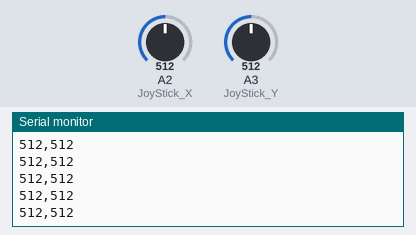
Simulated run of this sketch. Board: Arduino Uno, built with avr-gcc and run on an emulated ATmega328P. On the bench: the last lines printed to the serial monitor. The inputs (shaded band) are chosen by the test bench; at power-on: A2 (JoyStick_X) = 512, A3 (JoyStick_Y) = 512.

Above: at 1.2 s.
1.3 s: A2 (JoyStick_X) set to 716
At 1.31 s:
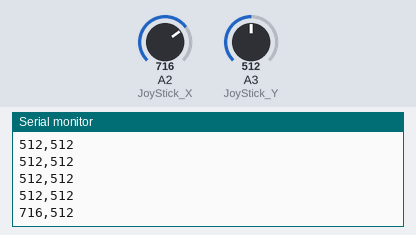
2.8 s: A3 (JoyStick_Y) set to 716
At 2.82 s:
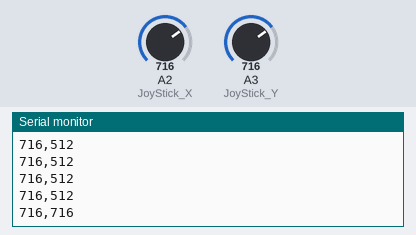
4.3 s: A2 (JoyStick_X) set to 900
At 4.33 s:
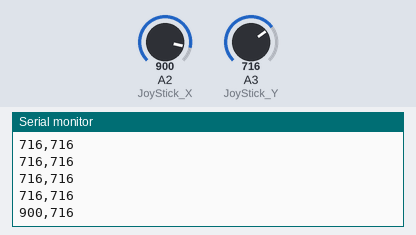
5.8 s: A3 (JoyStick_Y) set to 900
At 5.84 s:
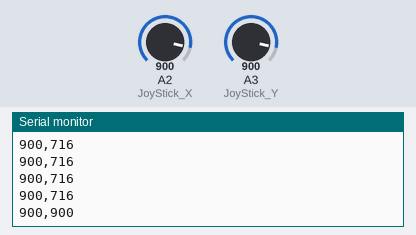
Timing chart, 0 to 8.3 s (numbered marks = the images above; inputs shaded):
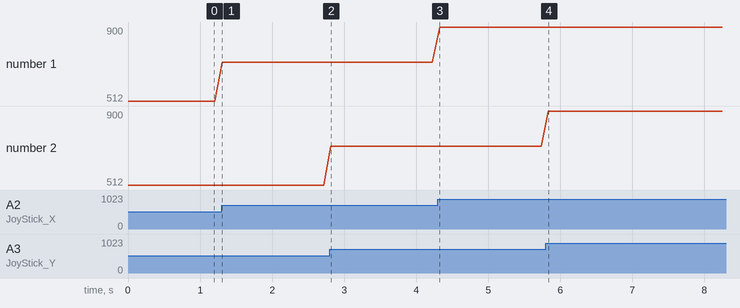

The sketch:

test_joystick.ino
```cpp
int JoyStick_X = 2; //x
int JoyStick_Y = 3; //y
  void setup()
{
  Serial.begin(9600); // 9600 bps
}
void loop()
{
  int x,y;
  x=analogRead(JoyStick_X);
  y=analogRead(JoyStick_Y);
  Serial.print(x ,DEC);
  Serial.print(",");
  Serial.println(y ,DEC);
  delay(100);
}
```

Measured:
- after the input at 1.3 s, the serial monitor: prints a new line at once (image 1)
- after the input at 2.8 s, the serial monitor: prints a new line at once (image 2)
- after the input at 4.3 s, the serial monitor: prints a new line at once (image 3)
- after the input at 5.8 s, the serial monitor: prints a new line at once (image 4)
- plotted number 1: 512 → 716 after the input at 1.3 s, 716 → 900 after the input at 4.3 s
